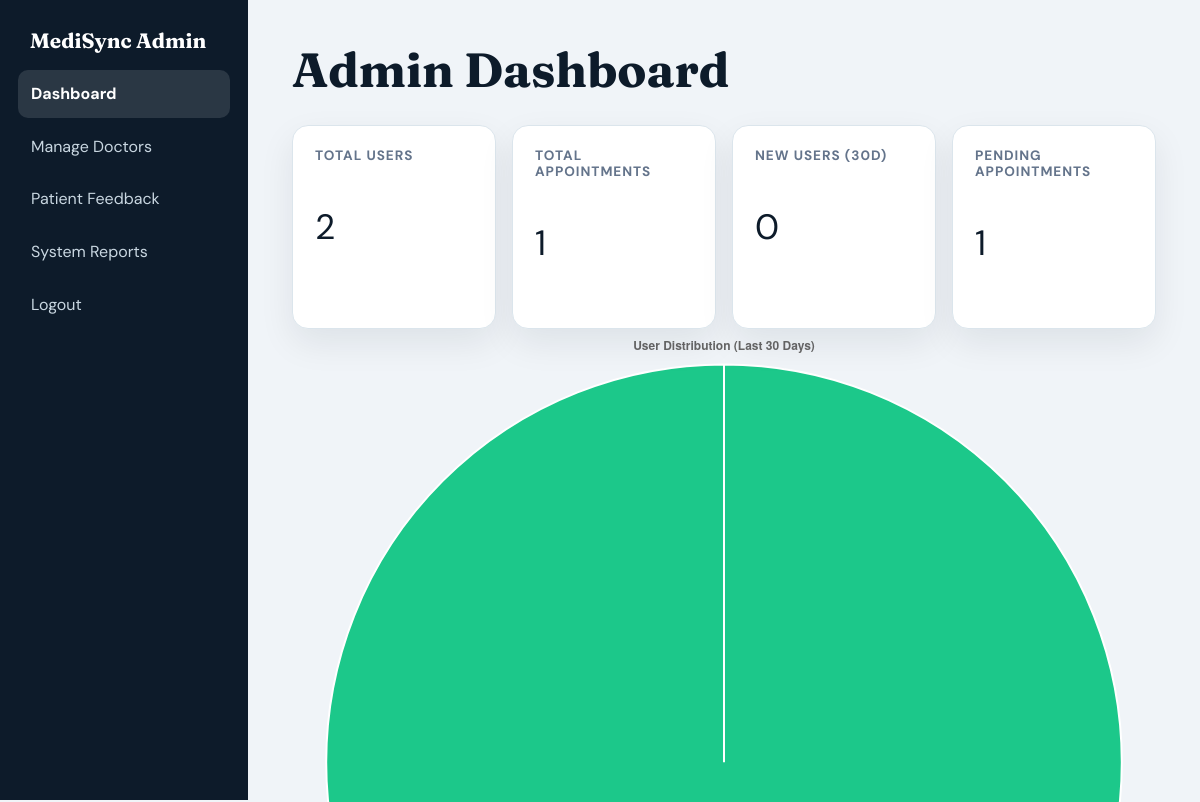
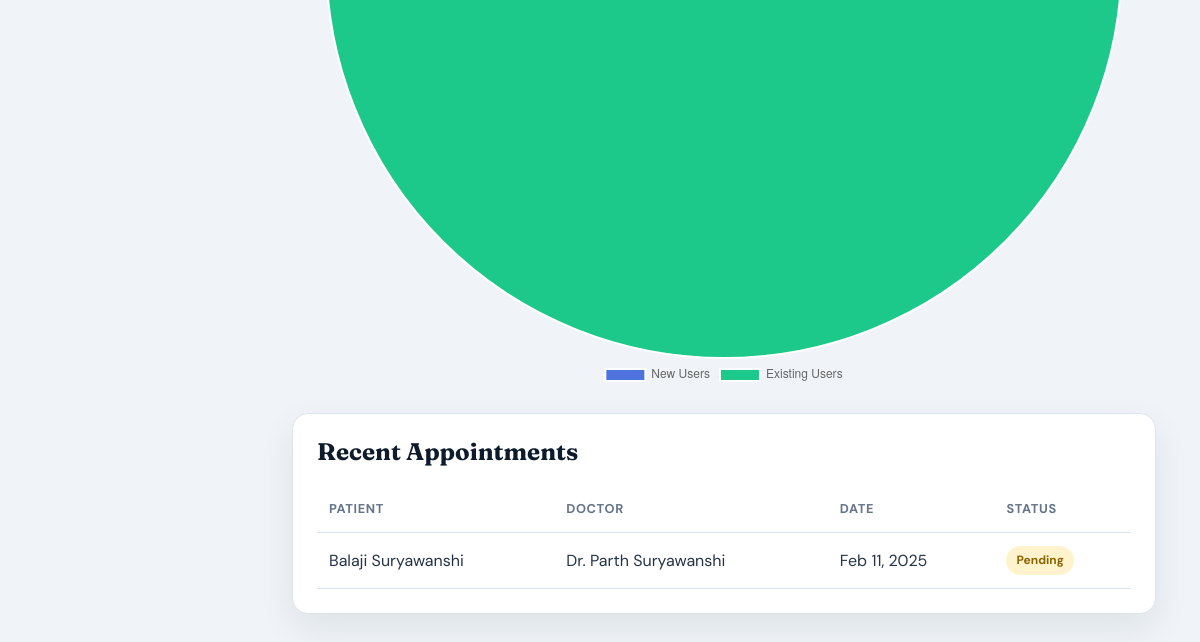
/admin/dashboard.php (signed in), run on an earlier commit of the app's database (2 pictures, top to bottom).
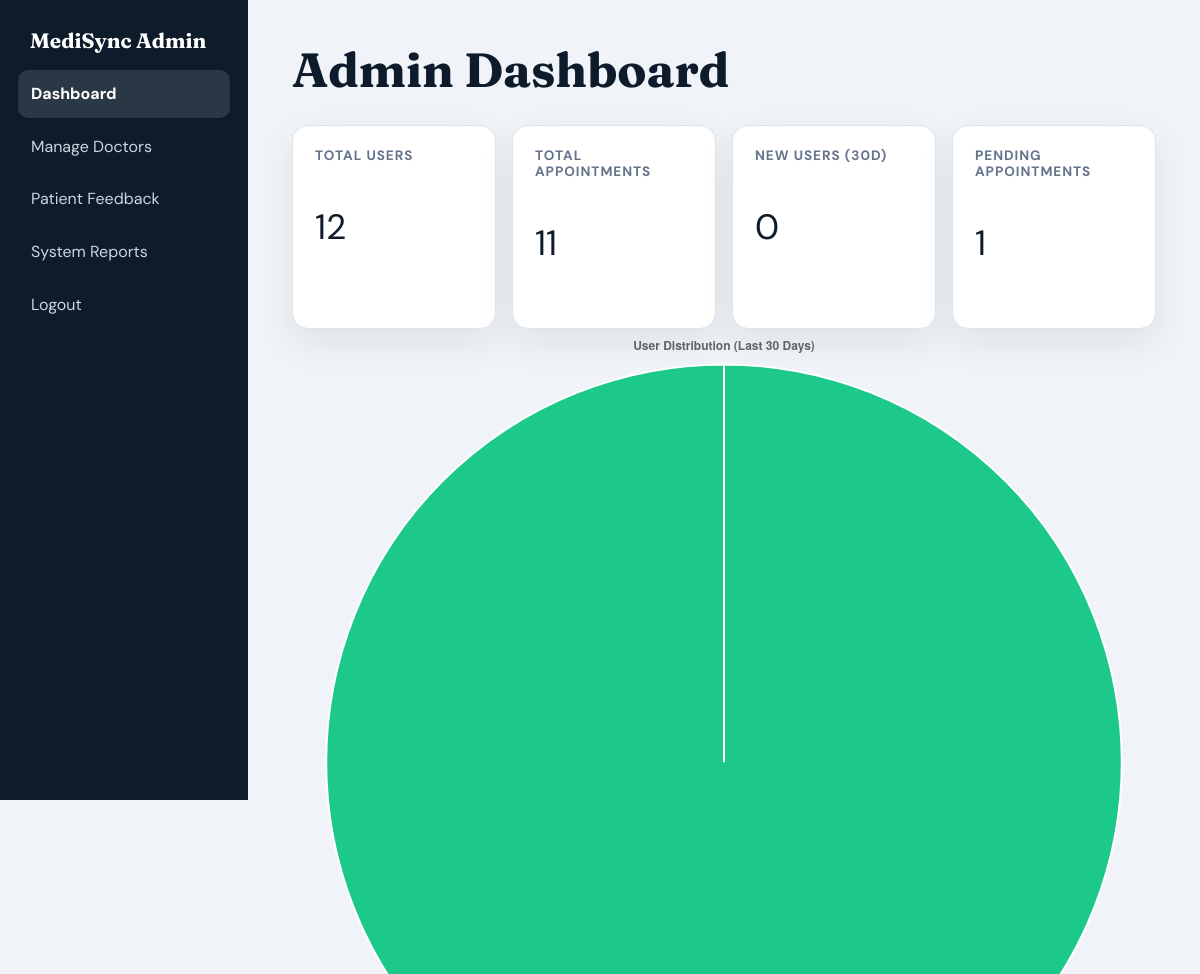
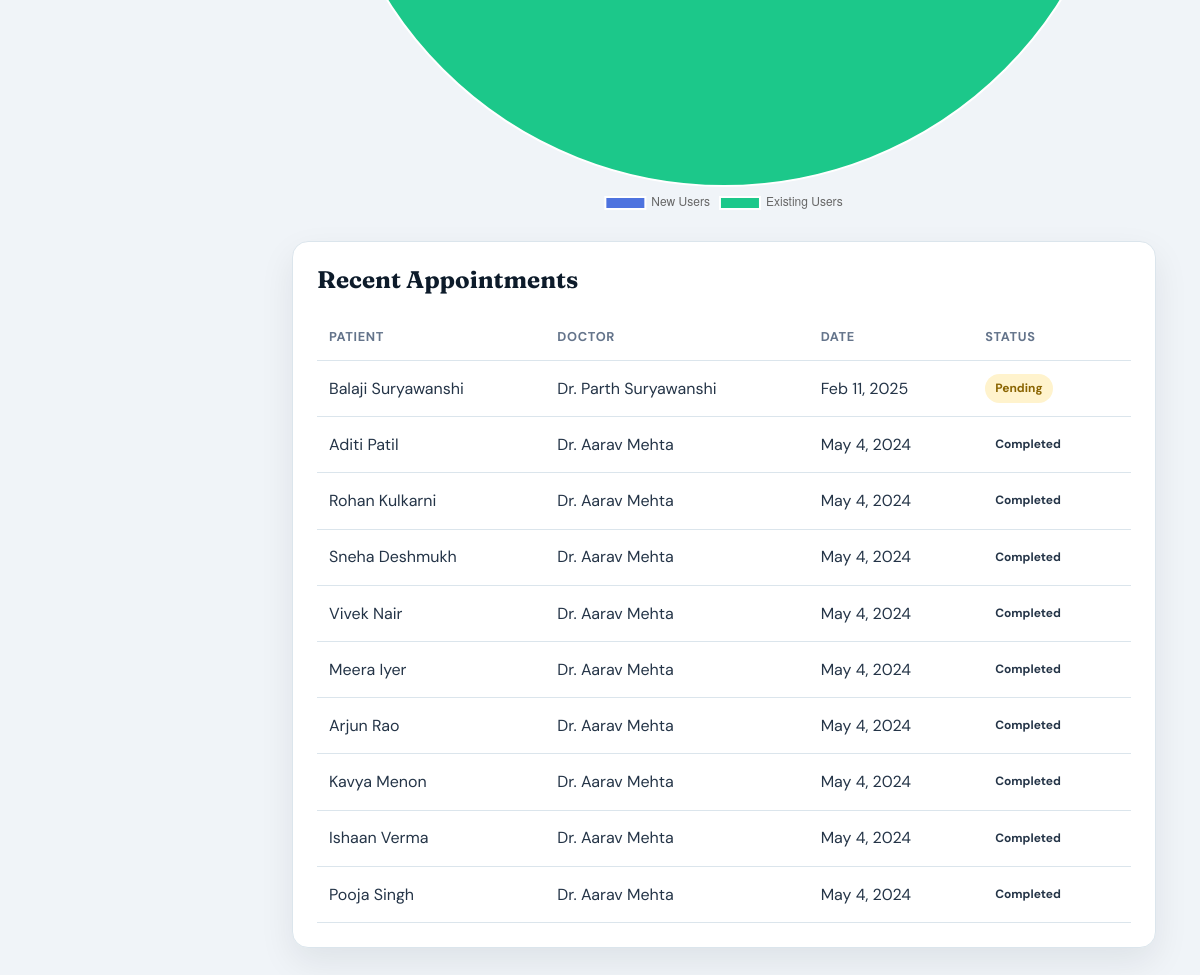
And on a later commit of the database (2 pictures, top to bottom).
### tables this page shows
CREATE TABLE appointments (
  appointment_id int NOT NULL AUTO_INCREMENT,
  user_id int NOT NULL,
  doctor_id int NOT NULL,
  appointment_date datetime NOT NULL,
  `description` text,
  `status` enum('pending','confirmed','completed','rejected','cancelled') DEFAULT 'pending',
  assigned_by enum('user','admin') NOT NULL,
  created_at timestamp NULL DEFAULT CURRENT_TIMESTAMP,
  PRIMARY KEY (appointment_id),
  KEY idx_appointments_user_id (user_id),
  KEY idx_appointments_doctor_id (doctor_id),
  CONSTRAINT appointments_ibfk_1 FOREIGN KEY (user_id) REFERENCES users (user_id) ON DELETE CASCADE,
  CONSTRAINT appointments_ibfk_2 FOREIGN KEY (doctor_id) REFERENCES doctors (doctor_id) ON DELETE CASCADE
);

CREATE TABLE users (
  user_id int NOT NULL AUTO_INCREMENT,
  `name` varchar(255) NOT NULL,
  dob date NOT NULL,
  gender enum('Male','Female','Other') NOT NULL,
  age int NOT NULL,
  contact varchar(15) NOT NULL,
  email varchar(255) NOT NULL,
  `password` varchar(255) NOT NULL,
  blood_group enum('A+','A-','B+','B-','AB+','AB-','O+','O-') DEFAULT NULL,
  `role` enum('patient','admin') DEFAULT 'patient',
  registration_date timestamp NULL DEFAULT CURRENT_TIMESTAMP,
  PRIMARY KEY (user_id),
  UNIQUE KEY email (email)
);

CREATE TABLE doctors (
  doctor_id int NOT NULL AUTO_INCREMENT,
  `name` varchar(255) NOT NULL,
  specialization varchar(255) NOT NULL,
  experience int NOT NULL,
  contact_details varchar(255) NOT NULL,
  created_at timestamp NULL DEFAULT CURRENT_TIMESTAMP,
  photo varchar(255) DEFAULT NULL,
  PRIMARY KEY (doctor_id)
);

### admin/dashboard.php (the view, shortened to what this page needs)
<?php
require_once '../includes/db_connection.php';
$stmt = $pdo->query("SELECT COUNT(*) AS total_users FROM users");
$total_users = $stmt->fetch()['total_users'];
$stmt = $pdo->query("SELECT COUNT(*) AS total_appointments FROM appointments");
$total_appointments = $stmt->fetch()['total_appointments'];
$stmt = $pdo->prepare("SELECT COUNT(*) AS new_users FROM users
                      WHERE registration_date > DATE_SUB(NOW(), INTERVAL 30 DAY)");
$stmt->execute();
$new_users = $stmt->fetch()['new_users'];
$stmt = $pdo->query("SELECT COUNT(*) AS pending_appointments FROM appointments
                    WHERE status = 'pending'");
$pending_appointments = $stmt->fetch()['pending_appointments'];
$stmt = $pdo->query("SELECT a.*, u.name AS patient_name, d.name AS doctor_name
                    FROM appointments a
                    JOIN users u ON a.user_id = u.user_id
                    JOIN doctors d ON a.doctor_id = d.doctor_id
                    ORDER BY a.appointment_date DESC
                    LIMIT 10");
$recent_appointments = $stmt->fetchAll();
?>
<!DOCTYPE html>
<html lang="en">
<head>
    <link href="../assets/css/style.css" rel="stylesheet">
</head>
<body>
    <div class="admin-dashboard">
        <div class="admin-sidebar">
            <h2>MediSync Admin</h2>
            <nav>
                <a href="dashboard.php" class="nav-link active">Dashboard</a>
                <a href="doctors.php" class="nav-link">Manage Doctors</a>
                <a href="feedback.php" class="nav-link">Patient Feedback</a>
                <a href="reports.php" class="nav-link">System Reports</a>
                <a href="logout.php" class="nav-link">Logout</a>
            </nav>
        </div>
        <div class="admin-main">
            <h1>Admin Dashboard</h1>
            <div class="stats-grid">
                <div class="stat-card">
                    <h3>Total Users</h3>
                    <p class="stat-number"><?= $total_users ?></p>
                </div>
                <div class="stat-card">
                    <h3>Total Appointments</h3>
                    <p class="stat-number"><?= $total_appointments ?></p>
                </div>
                <div class="stat-card">
                    <h3>New Users (30d)</h3>
                    <p class="stat-number"><?= $new_users ?></p>
                </div>
                <div class="stat-card">
                    <h3>Pending Appointments</h3>
                    <p class="stat-number"><?= $pending_appointments ?></p>
                </div>
            </div>
            <div class="chart-container">
                <canvas id="usersChart"></canvas>
            </div>
            <div class="recent-appointments">
                <h2>Recent Appointments</h2>
                <table>
                    <thead>
                        <tr>
                            <th>Patient</th>
                            <th>Doctor</th>
                            <th>Date</th>
                            <th>Status</th>
                        </tr>
                    </thead>
                    <tbody>
                        <?php foreach ($recent_appointments as $appointment): ?>
                        <tr>
                            <td><?= htmlspecialchars($appointment['patient_name']) ?></td>
                            <td>Dr. <?= htmlspecialchars($appointment['doctor_name']) ?></td>
                            <td><?= date('M j, Y', strtotime($appointment['appointment_date'])) ?></td>
                            <td>
                                <span class="status-badge <?= htmlspecialchars((string) $appointment['status'], ENT_QUOTES, 'UTF-8') ?>">
                                    <?= ucfirst($appointment['status']) ?>
                                </span>
                            </td>
                        </tr>
                        <?php endforeach; ?>
                    </tbody>
                </table>
            </div>
            <br>
            <br>
        </div>
    </div>
    <script>
        // Users Chart
        const ctx = document.getElementById('usersChart').getContext('2d');
        new Chart(ctx, {
            type: 'pie',
            data: {
                labels: ['New Users', 'Existing Users'],
                datasets: [{
                    data: [<?= $new_users ?>, <?= $total_users - $new_users ?>],
                    backgroundColor: ['#4e73df', '#1cc88a']
                }]
            },
            options: {
                responsive: true,
                plugins: {
                    legend: { position: 'bottom' },
                    title: {
                        display: true,
                        text: 'User Distribution (Last 30 Days)'
                    }
                }
            }
        });
    </script>
</body>
</html>

What changed in the data, as far as the page shows it:
added appointments: user.name "Aditi Patil", doctor.name "Aarav Mehta", appointment_date "May 4, 2024", status "Completed"
added appointments: user.name "Rohan Kulkarni", doctor.name "Aarav Mehta", appointment_date "May 4, 2024", status "Completed"
added appointments: user.name "Sneha Deshmukh", doctor.name "Aarav Mehta", appointment_date "May 4, 2024", status "Completed"
added appointments: user.name "Vivek Nair", doctor.name "Aarav Mehta", appointment_date "May 4, 2024", status "Completed"
added appointments: user.name "Meera Iyer", doctor.name "Aarav Mehta", appointment_date "May 4, 2024", status "Completed"
added appointments: user.name "Arjun Rao", doctor.name "Aarav Mehta", appointment_date "May 4, 2024", status "Completed"
added appointments: user.name "Kavya Menon", doctor.name "Aarav Mehta", appointment_date "May 4, 2024", status "Completed"
added appointments: user.name "Ishaan Verma", doctor.name "Aarav Mehta", appointment_date "May 4, 2024", status "Completed"
added appointments: user.name "Pooja Singh", doctor.name "Aarav Mehta", appointment_date "May 4, 2024", status "Completed"
Also different on the page:
$total_users: "2" → "12"
$total_appointments: "1" → "11"
